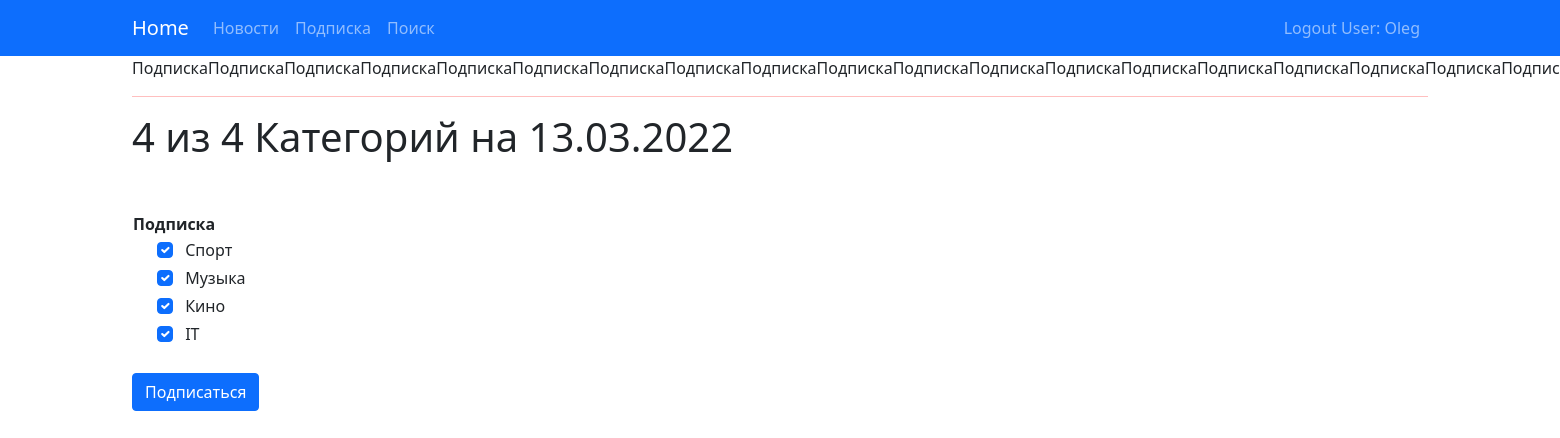
The app's page /news/subscribe/ (signed in) with its own data.
### news/models.py (models this page shows, shortened)
class Category(models.Model):
    name = models.CharField(max_length=64, unique=True)
    users = models.ManyToManyField(User, through='Subscribe')

### news/views.py (the view, shortened to what this page needs)
# urls.py: path('subscribe/', CatSubView.as_view()),
class CatSubView(LoginRequiredMixin, ListView):
    model = Category
    template_name = 'post/subscribe.html'
    context_object_name = 'cats'
    queryset = Category.objects.order_by('id')
    def get(self, request, *args, **kwargs):
        self.object_list = self.get_queryset()
        allow_empty = self.get_allow_empty()
        context = self.get_context_data()
        context['cats_count'] = Category.objects.all().count()
        context['time_now'] = datetime.utcnow()
        user_cats = []
        for subs in Subscribe.objects.filter(user_id=request.user.id):
            user_cats.append(subs.category_id)
        context['user_cats'] = user_cats
        return self.render_to_response(context)
    def post(self, request, *args, **kwargs):
        user_cats = []
        for subs in Subscribe.objects.filter(user_id=request.user.id):
            user_cats.append(subs.category_id)
        for cat in Category.objects.all():
            if (not (cat.id in user_cats)) and (request.POST.get(str(cat.id)) is not None):
                subscribe = Subscribe(
                    user_id=request.user.id,
                    category_id=cat.id
                )
                subscribe.save()
            if ((cat.id in user_cats)) and (request.POST.get(str(cat.id)) is None):
                Subscribe.objects.filter(user_id=request.user.id, category_id=cat.id).delete()
        return redirect('/news/')

### news/templatetags/custom_filters.py (called while the page is built)
@register.filter(name='multiply')  # регистрируем наш фильтр под именем multiply, чтоб django понимал, что это именно фильтр, а не простая функция
def multiply(value, arg):
    if isinstance(value, str) and isinstance(arg, int):
        return str(value) * arg  # возвращаемое функцией значение — это то значение, которое подставится к нам в шаблон
    else:
        raise ValueError(f'Нельзя умножить {type(value)} на {type(arg)}')

### templates/post/subscribe.html (shortened to what this page needs)
{% extends 'flatpages/default.html' %}
{% load custom_filters %}
{% block menu %}
    {% include 'post/menu_post.html' %}
{% endblock menu %}
{% block title %}
{{ 'Подписка'|multiply:20 }}
{% endblock title %}
{% block content %}
<h1>{{ cats|length }} из {{ cats_count }} Категорий на {{ time_now|date:'d.m.Y' }}</h1>
<h3><br></h3>
{%if cats%}
<form method="POST">
    <table style="width: 100%">
        <tr>
            <th> Подписка</th>
            <th></th>
        </tr>
        {% for cat in cats %}
        <tr>
            <td>
                <div class="container overflow-hidden">
                  <div class="row gx-5">
                    <div class="col">
                        <div class="form-check">
                            <input class="form-check-input" type="checkbox" name="{{cat.id}}" value="" id="{{cat.id}}"
                                   {% if cat.id in user_cats %} checked {% endif %}>
                             {{cat.name}}
                        </div>
                    </div></div></div>
            </td>
        </tr>
        {% endfor%}
    </table>
<br>
    <button type="submit" class="btn btn-primary">Подписаться</button>
</form>
    {%else%}
    <h2>Новостей нет</h2>
    {%endif%}
    {% endblock content %}

### templates/flatpages/default.html (shortened to what this page needs)
<!DOCTYPE html>
<html lang="en">
<head>
    {% load static %}
    <link href="https://cdn.jsdelivr.net/npm/bootstrap@5.1.3/dist/css/bootstrap.min.css" rel="stylesheet"
>
</head>
<body>
<nav
        {% if request.user.is_staff %}
            class="navbar navbar-expand-lg navbar-dark bg-dark static-top"
        {% else %}
            class="navbar navbar-expand-lg navbar-dark bg-primary static-top"
        {% endif %}
>
    <div class="container">
        <a class="navbar-brand" href="/">Home</a>
        {% block menu %}{% endblock menu %}
        <div class="razR">
            <div class="collapse navbar-collapse" id="navbarResponsive">
                <ul class="navbar-nav ml-auto">
                    <li style="text-align:right;" class="nav-item">
                        {% if request.user.is_staff %}
                        <a class="nav-link" href="/accounts/logout/"> Logout Admin: {{ request.user }}</a>
                        {% else %}
                        <a class="nav-link" href="/accounts/logout/"> Logout User: {{ request.user }}</a>
                        {% endif %}
                    </li>
                </ul>
            </div>
        </div>
    </div>
</nav>
<div class="container">
    <div class="row">
        <div class="col-lg-12">
            {% block title %}{% endblock title %}
            <hr>
            {% block content %}{% endblock content %}
        </div>
    </div>
</div>
</body>
</html>

### templates/flatpages/default.html (style rules this page uses)
.razR { text-align: right; }
hr { background-color: red }

### records on screen
Category: id "☑", name "Спорт"
Category: id "☑", name "Музыка"
Category: id "☑", name "Кино"
Category: id "☑", name "IT"

### other values on screen
{{ request.user }} "Oleg"
{{ cats|length }} "4"
{{ cats_count }} "4"
{{ time_now|date:'d.m.Y' }} "13.03.2022"
